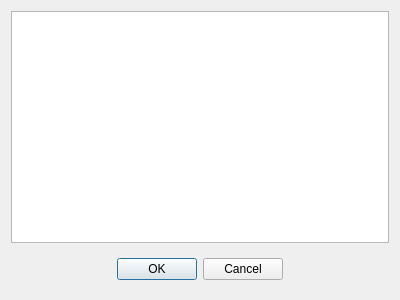
<?xml version="1.0" encoding="UTF-8"?>
<ui version="4.0">
 <class>DlgNoDiscountDishes</class>
 <widget class="QDialog" name="DlgNoDiscountDishes">
  <property name="geometry">
   <rect>
    <x>0</x>
    <y>0</y>
    <width>400</width>
    <height>300</height>
   </rect>
  </property>
  <property name="windowTitle">
   <string>No discount for dishes</string>
  </property>
  <layout class="QVBoxLayout" name="verticalLayout">
   <item>
    <widget class="QTextEdit" name="textEdit"/>
   </item>
   <item>
    <widget class="QWidget" name="widget" native="true">
     <layout class="QHBoxLayout" name="horizontalLayout">
      <item>
       <spacer name="horizontalSpacer">
        <property name="orientation">
         <enum>Qt::Horizontal</enum>
        </property>
        <property name="sizeHint" stdset="0">
         <size>
          <width>95</width>
          <height>20</height>
         </size>
        </property>
       </spacer>
      </item>
      <item>
       <widget class="QPushButton" name="btnOK">
        <property name="text">
         <string>OK</string>
        </property>
       </widget>
      </item>
      <item>
       <widget class="QPushButton" name="btnCancel">
        <property name="text">
         <string>Cancel</string>
        </property>
       </widget>
      </item>
      <item>
       <spacer name="horizontalSpacer_2">
        <property name="orientation">
         <enum>Qt::Horizontal</enum>
        </property>
        <property name="sizeHint" stdset="0">
         <size>
          <width>95</width>
          <height>20</height>
         </size>
        </property>
       </spacer>
      </item>
     </layout>
    </widget>
   </item>
  </layout>
 </widget>
 <resources/>
 <connections/>
</ui>
